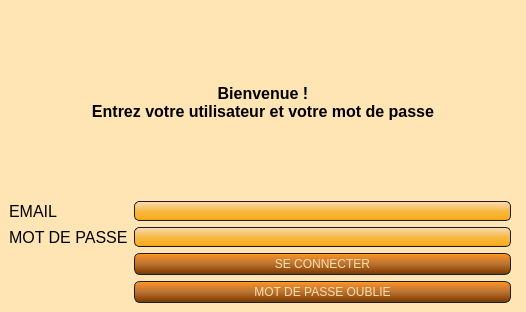
<?xml version="1.0" encoding="UTF-8"?>
<ui version="4.0">
 <class>MyLoginForm</class>
 <widget class="QMainWindow" name="MyLoginForm">
  <property name="geometry">
   <rect>
    <x>0</x>
    <y>0</y>
    <width>526</width>
    <height>312</height>
   </rect>
  </property>
  <property name="font">
   <font>
    <pointsize>11</pointsize>
    <weight>50</weight>
    <bold>false</bold>
   </font>
  </property>
  <property name="windowTitle">
   <string>AssoGestion - Connexion - AMSE</string>
  </property>
  <property name="styleSheet">
   <string notr="true">QWidget
{
    background-color: #FFE5B4;
}
QLineEdit
{
    background-color: QLinearGradient( x1: 0, y1: 0, x2: 0, y2: 1, stop: 0 #FFDEAD, stop: 0.1 #FAD5A5, stop: 0.5 #F4BB44, stop: 0.9 #FFAC1C, stop: 1 #E49B0F);
    padding: 1px;
    border-style: solid;
    border: 1px solid #1e1e1e;
    border-radius: 5;
}

QPushButton
{
    color: #FFDEAD;
    background-color: QLinearGradient( x1: 0, y1: 0, x2: 0, y2: 1, stop: 0 #FFAC1C, stop: 0.1 #F28C28, stop: 0.5 #B87333, stop: 0.9 #8B4000, stop: 1 #464646);
    border-width: 1px;
    border-color: #1e1e1e;
    border-style: solid;
    border-radius: 6;
    padding: 3px;
    font-size: 12px;
    padding-left: 5px;
    padding-right: 5px;
    min-width: 40px;
}

QPushButton:pressed
{
    background-color: QLinearGradient( x1: 0, y1: 0, x2: 0, y2: 1, stop: 0 #2d2d2d, stop: 0.1 #2b2b2b, stop: 0.5 #292929, stop: 0.9 #282828, stop: 1 #252525);
}

QComboBox
{
	color: #FFDEAD;
    selection-background-color: #FFDEAD;
    background-color: QLinearGradient( x1: 0, y1: 0, x2: 0, y2: 1, stop: 0 #FFAC1C, stop: 0.1 #F28C28, stop: 0.5 #B87333, stop: 0.9 #8B4000, stop: 1 #464646);
    border-style: solid;
    border: 1px solid #1e1e1e;
    border-radius: 5;
}

QComboBox:hover,QPushButton:hover
{
    border: 2px solid QLinearGradient( x1: 0, y1: 0, x2: 0, y2: 1, stop: 0 #FFAC1C, stop: 1 #F28C28);
}


QComboBox:on
{
    padding-top: 3px;
    padding-left: 4px;
    background-color: QLinearGradient( x1: 0, y1: 0, x2: 0, y2: 1, stop: 0 #2d2d2d, stop: 0.1 #2b2b2b, stop: 0.5 #292929, stop: 0.9 #282828, stop: 1 #252525);
    selection-background-color: #ffaa00;
}

QComboBox QAbstractItemView
{
    border: 2px solid darkgray;
    selection-background-color: QLinearGradient( x1: 0, y1: 0, x2: 0, y2: 1, stop: 0 #ffa02f, stop: 1 #d7801a);
}

QComboBox::drop-down
{
     subcontrol-origin: padding;
     subcontrol-position: top right;
     width: 15px;

     border-left-width: 0px;
     border-left-color: darkgray;
     border-left-style: solid; /* just a single line */
     border-top-right-radius: 3px; /* same radius as the QComboBox */
     border-bottom-right-radius: 3px;
 }


QScrollBar:horizontal {
     border: 1px solid #222222;
     background: QLinearGradient( x1: 0, y1: 0, x2: 0, y2: 1, stop: 0.0 #121212, stop: 0.2 #282828, stop: 1 #484848);
     height: 7px;
     margin: 0px 16px 0 16px;
}

QScrollBar::handle:horizontal
{
      background: QLinearGradient( x1: 0, y1: 0, x2: 1, y2: 0, stop: 0 #ffa02f, stop: 0.5 #d7801a, stop: 1 #ffa02f);
      min-height: 20px;
      border-radius: 2px;
}

QScrollBar::add-line:horizontal {
      border: 1px solid #1b1b19;
      border-radius: 2px;
      background: QLinearGradient( x1: 0, y1: 0, x2: 1, y2: 0, stop: 0 #ffa02f, stop: 1 #d7801a);
      width: 14px;
      subcontrol-position: right;
      subcontrol-origin: margin;
}

QScrollBar::sub-line:horizontal {
      border: 1px solid #1b1b19;
      border-radius: 2px;
      background: QLinearGradient( x1: 0, y1: 0, x2: 1, y2: 0, stop: 0 #ffa02f, stop: 1 #d7801a);
      width: 14px;
     subcontrol-position: left;
     subcontrol-origin: margin;
}

QScrollBar::right-arrow:horizontal, QScrollBar::left-arrow:horizontal
{
      border: 1px solid black;
      width: 1px;
      height: 1px;
      background: white;
}

QScrollBar::add-page:horizontal, QScrollBar::sub-page:horizontal
{
      background: none;
}

QScrollBar:vertical
{
      background: QLinearGradient( x1: 0, y1: 0, x2: 1, y2: 0, stop: 0.0 #121212, stop: 0.2 #282828, stop: 1 #484848);
      width: 7px;
      margin: 16px 0 16px 0;
      border: 1px solid #222222;
}

QScrollBar::handle:vertical
{
      background: QLinearGradient( x1: 0, y1: 0, x2: 0, y2: 1, stop: 0 #ffa02f, stop: 0.5 #d7801a, stop: 1 #ffa02f);
      min-height: 20px;
      border-radius: 2px;
}

QScrollBar::add-line:vertical
{
      border: 1px solid #1b1b19;
      border-radius: 2px;
      background: QLinearGradient( x1: 0, y1: 0, x2: 0, y2: 1, stop: 0 #ffa02f, stop: 1 #d7801a);
      height: 14px;
      subcontrol-position: bottom;
      subcontrol-origin: margin;
}

QScrollBar::sub-line:vertical
{
      border: 1px solid #1b1b19;
      border-radius: 2px;
      background: QLinearGradient( x1: 0, y1: 0, x2: 0, y2: 1, stop: 0 #d7801a, stop: 1 #ffa02f);
      height: 14px;
      subcontrol-position: top;
      subcontrol-origin: margin;
}

QScrollBar::up-arrow:vertical, QScrollBar::down-arrow:vertical
{
      border: 1px solid black;
      width: 1px;
      height: 1px;
      background: white;
}


QScrollBar::add-page:vertical, QScrollBar::sub-page:vertical
{
      background: none;
}

QHeaderView::section:horizontal
{
    background-color: QLinearGradient( x1: 0, y1: 0, x2: 0, y2: 1, stop: 0 #FFAC1C, stop: 0.1 #F28C28, stop: 0.5 #B87333, stop: 0.9 #8B4000, stop: 1 #464646);
    color: #FFDEAD;;
    padding-left: 4px;
    border: 1px solid #6c6c6c;
}
QHeaderView::section:vertical
{
    background-color: QLinearGradient( x1: 0, y1: 0, x2: 0, y2: 1, stop: 0 #FFAC1C, stop: 0.1 #F28C28, stop: 0.5 #B87333, stop: 0.9 #8B4000, stop: 1 #464646);
    color: #FFDEAD;;
    padding-left: 4px;
    border: 1px solid #6c6c6c;
}
QTableWidget QTableCornerButton::section {
    background-color: QLinearGradient( x1: 0, y1: 0, x2: 0, y2: 1, stop: 0 #FFAC1C, stop: 0.1 #F28C28, stop: 0.5 #B87333, stop: 0.9 #8B4000, stop: 1 #464646);
}
QTableWidget::item:selected{ background-color: QLinearGradient( x1: 0, y1: 0, x2: 0, y2: 1, stop: 0 #FFDEAD, stop: 0.1 #FAD5A5, stop: 0.5 #F4BB44, stop: 0.9 #FFAC1C, stop: 1 #E49B0F); }

QDateEdit
{
border : 2px solid #E49B0F;
background-color : QLinearGradient( x1: 0, y1: 0, x2: 0, y2: 1, stop: 0 #FFDEAD, stop: 0.1 #FAD5A5, stop: 0.5 #F4BB44, stop: 0.9 #FFAC1C, stop: 1 #E49B0F);;
padding : 5px;
}
QDateEdit::up-arraow
{
border : 2px solid black;
background-color : lightgreen;

}
QDateEdit::down-arrow
{
background-color : #E49B0F;
}

QTabWidget::tab-bar {
   border: 1px solid #E49B0F;
}

QTabBar::tab {
  background: #8B4000;
  color: white;
  padding: 10px;
 }

 QTabBar::tab:selected {
  background: #E49B0F;
 }

QTabWidget::pane { 
   border: none;
}</string>
  </property>
  <widget class="QWidget" name="centralwidget">
   <layout class="QGridLayout" name="gridLayout">
    <item row="2" column="0">
     <widget class="QLabel" name="label_password">
      <property name="font">
       <font>
        <pointsize>12</pointsize>
       </font>
      </property>
      <property name="text">
       <string>MOT DE PASSE</string>
      </property>
     </widget>
    </item>
    <item row="2" column="1">
     <widget class="QLineEdit" name="password_edit">
      <property name="echoMode">
       <enum>QLineEdit::Password</enum>
      </property>
     </widget>
    </item>
    <item row="1" column="1">
     <widget class="QLineEdit" name="mail_edit"/>
    </item>
    <item row="1" column="0">
     <widget class="QLabel" name="label_email">
      <property name="font">
       <font>
        <pointsize>12</pointsize>
       </font>
      </property>
      <property name="text">
       <string>EMAIL</string>
      </property>
     </widget>
    </item>
    <item row="3" column="1">
     <widget class="QPushButton" name="button_login">
      <property name="text">
       <string>SE CONNECTER</string>
      </property>
      <property name="icon">
       <iconset>
        <normaloff>image/sign-in-alt.png</normaloff>image/sign-in-alt.png</iconset>
      </property>
     </widget>
    </item>
    <item row="0" column="0" colspan="3">
     <widget class="QLabel" name="label">
      <property name="font">
       <font>
        <pointsize>12</pointsize>
        <weight>75</weight>
        <bold>true</bold>
       </font>
      </property>
      <property name="text">
       <string>Bienvenue ! 
Entrez votre utilisateur et votre mot de passe</string>
      </property>
      <property name="alignment">
       <set>Qt::AlignCenter</set>
      </property>
     </widget>
    </item>
    <item row="4" column="1">
     <widget class="QPushButton" name="butt_lost_password">
      <property name="text">
       <string>MOT DE PASSE OUBLIE</string>
      </property>
     </widget>
    </item>
   </layout>
  </widget>
 </widget>
 <tabstops>
  <tabstop>mail_edit</tabstop>
  <tabstop>password_edit</tabstop>
  <tabstop>button_login</tabstop>
 </tabstops>
 <resources/>
 <connections/>
</ui>
